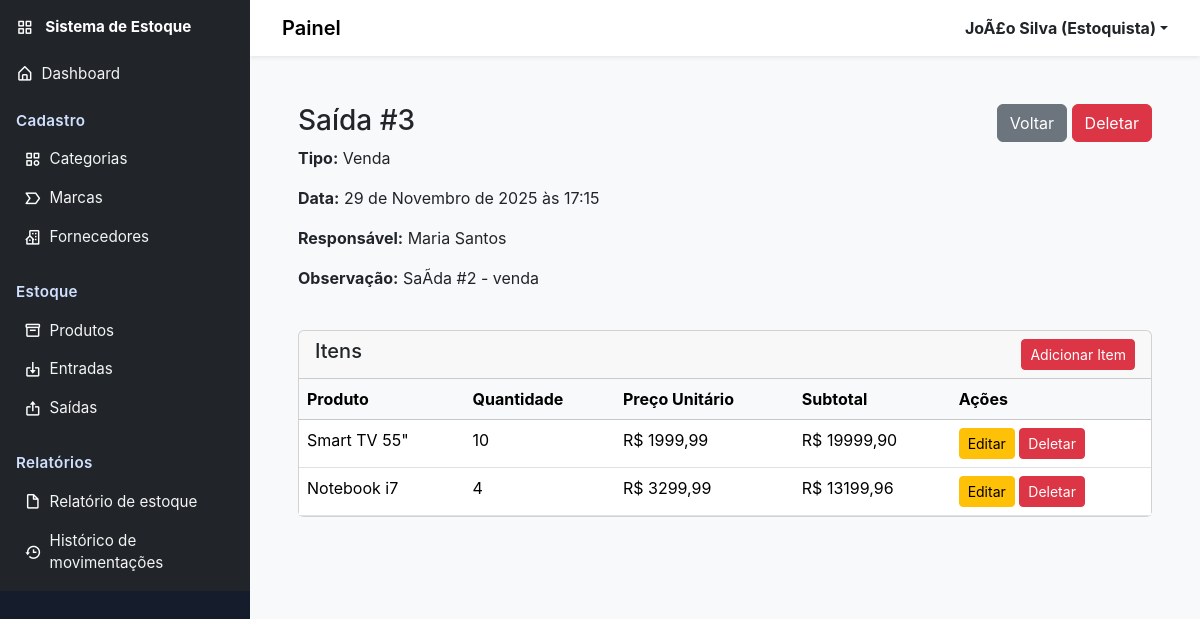
The app's page /movimentacoes/saidas/3/ (signed in) with its own data.
### usuarios/models.py (models this page shows, shortened)
class Usuario(AbstractBaseUser, PermissionsMixin):
    NIVEL_ADMIN = "admin"
    NIVEL_ESTOQUISTA = "estoquista"
    NIVEL_CAIXA = "caixa"
    NIVEL_CHOICES = [
        (NIVEL_ADMIN, "Admin"),
        (NIVEL_ESTOQUISTA, "Estoquista"),
        (NIVEL_CAIXA, "Caixa"),
    ]
    id = models.AutoField(primary_key=True)
    nome = models.CharField("Nome", max_length=150)
    login = models.CharField("Login", max_length=50, unique=True)
    nivel_acesso = models.CharField(
        "Nível de acesso", max_length=30, choices=NIVEL_CHOICES, default=NIVEL_ESTOQUISTA)
    is_staff = models.BooleanField("Staff", default=False)
    is_active = models.BooleanField("Ativo", default=True)
    data_criacao = models.DateTimeField(
        "Data de criação", default=timezone.now)
    objects = UsuarioManager()
    USERNAME_FIELD = "login"
    REQUIRED_FIELDS = ["nome"]
    class Meta:
        verbose_name = "Usuário"
        verbose_name_plural = "Usuários"

### movimentacoes/models.py (models this page shows, shortened)
class SaidaEstoque(models.Model):
    TIPO_VENDA = "venda"
    TIPO_PERDA = "perda"
    TIPO_DEVOLUCAO = "devolucao"
    TIPO_AJUSTE = "ajuste"
    TIPO_CHOICES = [
        (TIPO_VENDA, "Venda"),
        (TIPO_PERDA, "Perda"),
        (TIPO_DEVOLUCAO, "Devolução"),
        (TIPO_AJUSTE, "Ajuste"),
    ]
    id = models.AutoField(primary_key=True)
    tipo_saida = models.CharField(max_length=20, choices=TIPO_CHOICES)
    data_saida = models.DateTimeField(default=timezone.now)
    usuario_responsavel = models.ForeignKey(Usuario, on_delete=models.PROTECT, null=True, blank=True, related_name="saidas")
    observacao = models.TextField(blank=True, null=True)
    class Meta:
        verbose_name = "Saída de Estoque"
        verbose_name_plural = "Saídas de Estoque"

class SaidaItem(models.Model):
    id = models.AutoField(primary_key=True)
    saida = models.ForeignKey(SaidaEstoque, on_delete=models.CASCADE, related_name="itens")
    produto = models.ForeignKey(Produto, on_delete=models.PROTECT, related_name="saida_itens")
    quantidade = models.IntegerField()
    preco_unitario = models.DecimalField(max_digits=10, decimal_places=2, null=True, blank=True)
    subtotal = models.DecimalField(max_digits=12, decimal_places=2, editable=False, default=0)
    class Meta:
        verbose_name = "Item da Saída"
        verbose_name_plural = "Itens da Saída"

### produtos/models.py (models this page shows, shortened)
class Produto(models.Model):
    UN = "UN"
    G = "G"
    KG = "KG"
    L = "L"
    CX = "CX"
    PAC = "PAC"
    MT = "MT"
    UNIDADE_CHOICES = [
        (UN, "Unidade"),
        (G, "Grama"),
        (KG, "Quilo"),
        (L, "Litro"),
        (CX, "Caixa"),
        (PAC, "Pacote"),
        (MT, "Metro"),
    ]
    id = models.AutoField(primary_key=True)
    nome = models.CharField(max_length=150)
    descricao = models.TextField(blank=True, null=True)
    codigo_barras = models.CharField(max_length=20, unique=True, blank=True, null=True)
    categoria = models.ForeignKey(Categoria, on_delete=models.PROTECT, related_name="produtos")
    marca = models.ForeignKey(Marca, on_delete=models.PROTECT, related_name="produtos", blank=True, null=True)
    fornecedor = models.ForeignKey(Fornecedor, on_delete=models.PROTECT, related_name="produtos", blank=True, null=True)
    unidade_medida = models.CharField(max_length=10, choices=UNIDADE_CHOICES, default=UN)
    preco_custo = models.DecimalField(max_digits=10, decimal_places=2)
    preco_venda = models.DecimalField(max_digits=10, decimal_places=2)
    estoque_minimo = models.IntegerField(default=0)
    estoque_atual = models.IntegerField(default=0)
    data_registro = models.DateTimeField(default=timezone.now)
    data_atualizacao = models.DateTimeField(auto_now=True)
    class Meta:
        verbose_name = "Produto"
        verbose_name_plural = "Produtos"

### movimentacoes/views.py (the view)
# urls.py: path("saidas/<int:pk>/", views.detalhe_saida, name="detalhe_saida"),
@login_required
def detalhe_saida(request, pk):
    saida = get_object_or_404(SaidaEstoque, pk=pk)
    itens = saida.itens.select_related('produto')
    return render(request, 'movimentacoes/detalhe_saida.html', {'saida': saida, 'itens': itens})

### usuarios/templatetags/access_tags.py (called while the page is built)
@register.simple_tag(takes_context=True)
def has_access(context, allowed_levels):
    request = context.get('request')
    if not request or not hasattr(request, 'user') or not request.user.is_authenticated:
        return False
    nivel = getattr(request.user, 'nivel_acesso', None)
    if not nivel:
        return False
    allowed = [x.strip() for x in allowed_levels.split(',') if x.strip()]
    return nivel in allowed

### templates/movimentacoes/detalhe_saida.html (shortened to what this page needs)
{% extends 'base.html' %}
{% block content %}
<div class="container-fluid p-4">
    <div class="row mb-4">
        <div class="col-md-8">
            <h1 class="h3">Saída #{{ saida.id }}</h1>
            <p><strong>Tipo:</strong> {{ saida.get_tipo_saida_display }}</p>
            <p><strong>Data:</strong> {{ saida.data_saida }}</p>
            <p><strong>Responsável:</strong> {{ saida.usuario_responsavel.nome|default:"-" }}</p>
            <p><strong>Observação:</strong> {{ saida.observacao|default:"-" }}</p>
        </div>
        <div class="col-md-4 text-end">
            <a href="{% url 'movimentacoes:index' %}" class="btn btn-secondary">Voltar</a>
            <a href="{% url 'movimentacoes:deletar_saida' saida.id %}" class="btn btn-danger">Deletar</a>
        </div>
    </div>
    <div class="card">
        <div class="card-header d-flex justify-content-between">
            <h5 class="mb-0">Itens</h5>
            <a href="{% url 'movimentacoes:adicionar_item_saida' saida.id %}" class="btn btn-sm btn-danger">Adicionar Item</a>
        </div>
        <div class="table-responsive">
            <table class="table table-hover mb-0">
                <thead class="table-light">
                    <tr>
                        <th>Produto</th>
                        <th>Quantidade</th>
                        <th>Preço Unitário</th>
                        <th>Subtotal</th>
                        <th>Ações</th>
                    </tr>
                </thead>
                <tbody>
                    {% for item in itens %}
                    <tr>
                        <td>{{ item.produto.nome }}</td>
                        <td>{{ item.quantidade }}</td>
                        <td>R$ {{ item.preco_unitario|floatformat:2 }}</td>
                        <td>R$ {{ item.subtotal|floatformat:2 }}</td>
                        <td>
                            <a href="{% url 'movimentacoes:editar_item_saida' item.id %}" class="btn btn-sm btn-warning">Editar</a>
                            <a href="{% url 'movimentacoes:deletar_item_saida' item.id %}" class="btn btn-sm btn-danger">Deletar</a>
                        </td>
                    </tr>
                    {% empty %}
                    <tr><td colspan="5" class="text-center text-muted py-4">Nenhum item adicionado</td></tr>
                    {% endfor %}
                </tbody>
            </table>
        </div>
    </div>
</div>
{% endblock %}

### templates/includes/header.html (shortened to what this page needs)
<header class="navbar navbar-expand-lg navbar-light bg-white shadow-sm">
<div class="container-fluid">
<div class="d-flex align-items-center">
	<a class="navbar-brand" href="#">Painel</a>
</div>
<div class="d-flex align-items-center">
<div class="dropdown">
<a class="d-flex align-items-center text-dark text-decoration-none dropdown-toggle" href="#" id="userDropdown" data-bs-toggle="dropdown" aria-expanded="false">
	<strong>
		{% if request.user.is_authenticated %}
			{{ request.user.nome }} {% if request.user.get_nivel_acesso_display %}({{ request.user.get_nivel_acesso_display }}){% endif %}
		{% else %}
			Usuário
		{% endif %}
	</strong>
</a>
</div>
</div>
</div>
</header>

### static/css/style.css (style rules this page uses)
body { font-family: Inter, system-ui, -apple-system, 'Segoe UI', Roboto, 'Helvetica Neue', Arial; background-color: #f8f9fa; }
header.navbar .navbar-brand { font-weight:600 }
@media (min-width: 768px) { header.navbar { padding-left: 1.25rem; padding-right:1.25rem } }

### records on screen
Usuario: user.nome "JoÃ£o Silva", user.nivel_acesso "Estoquista"
SaidaEstoque: id "3", tipo_saida "Venda", data_saida "29 de Novembro de 2025 às 17:15", usuario_responsavel.nome "Maria Santos", observacao "SaÃ­da #2 - venda"
SaidaItem: produto.nome "Smart TV 55\"", quantidade "10", preco_unitario "1999,99", subtotal "19999,90"
SaidaItem: produto.nome "Notebook i7", quantidade "4", preco_unitario "3299,99", subtotal "13199,96"
